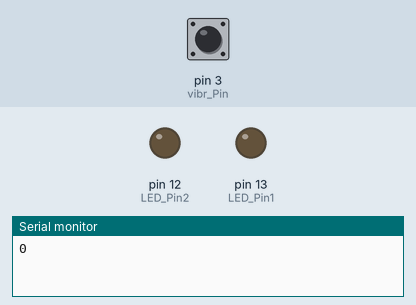
The sketch below on a simulated Arduino Uno, built with avr-gcc and run on an emulated ATmega328P. Shown: output pins drawn as LEDs (lit = HIGH), the last lines printed to the serial monitor. Inputs (shaded band) come from the test bench; at power-on: pin 3 (vibr_Pin) LOW.

Above: at 1.2 s.
1.3 s: pin 3 (vibr_Pin) pulsed HIGH 2 times (0.12 s each, 0.3 s apart)
At 2.9 s:
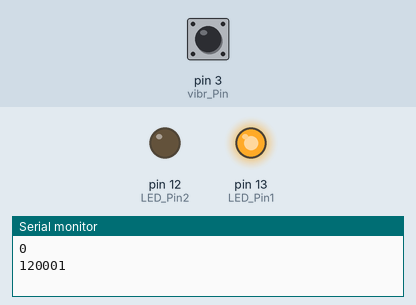
At 4.0 s:
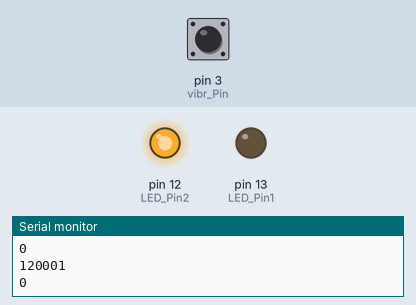
Timing chart, 0 to 5.5 s (numbered marks = the images above; inputs shaded):
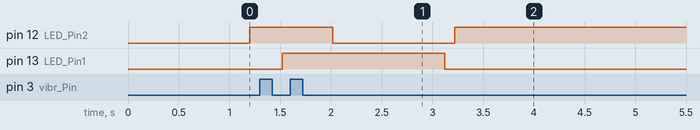

Measured:
- after the input at 1.3 s, pin 12 (LED_Pin2): HIGH → LOW after 0.72 s, → HIGH 1.2 s later; pin 13 (LED_Pin1): LOW → HIGH after 0.22 s, → LOW 1.6 s later

The sketch:

arduino_serial_monitor.ino
```cpp
int LED_Pin1 = 13;
int vibr_Pin = 3;
int LED_Pin2 = 12;

void setup() {
    pinMode(LED_Pin1, OUTPUT);
    pinMode(LED_Pin2, OUTPUT);
    pinMode(vibr_Pin, INPUT);
    Serial.begin(9600); // Initialize Serial Communication
}

void loop() {
    long measurement = pulseIn(vibr_Pin, HIGH); // Read vibration data
    Serial.println(measurement); // Send data to Serial Monitor
    delay(100); // Small delay to prevent flooding

if (measurement > 500) {
        digitalWrite(LED_Pin1, HIGH); //LED1 high, LED2 stays off, these can be changed dependent on the vibration sensors capabilities
        delay(500);
        digitalWrite(LED_Pin2, LOW);
    } else {
        digitalWrite(LED_Pin1, LOW);
        delay(100);
        digitalWrite(LED_Pin2, HIGH); //LED2 high, LED1 stays off
    }
  }
```
